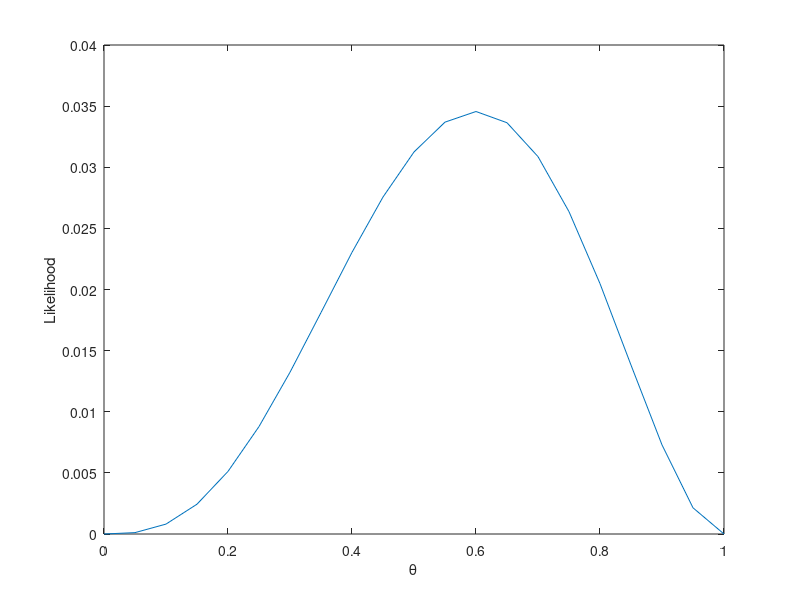
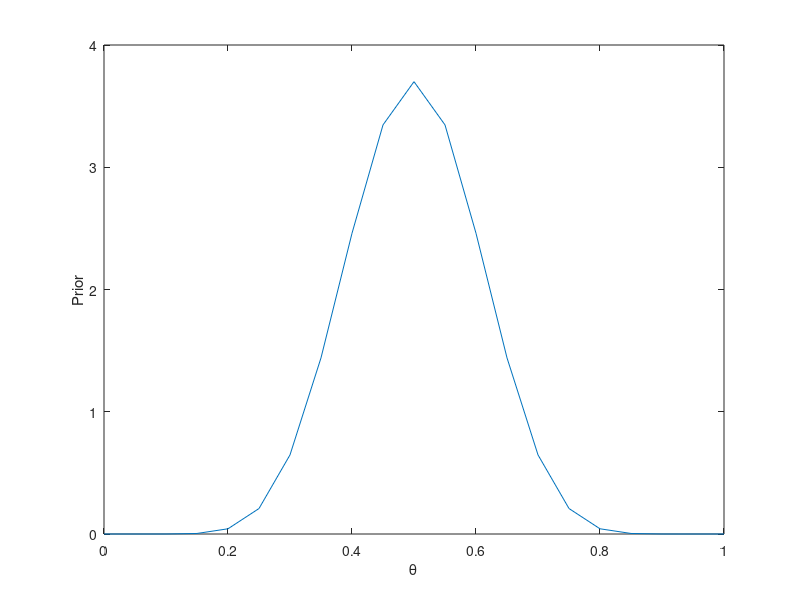
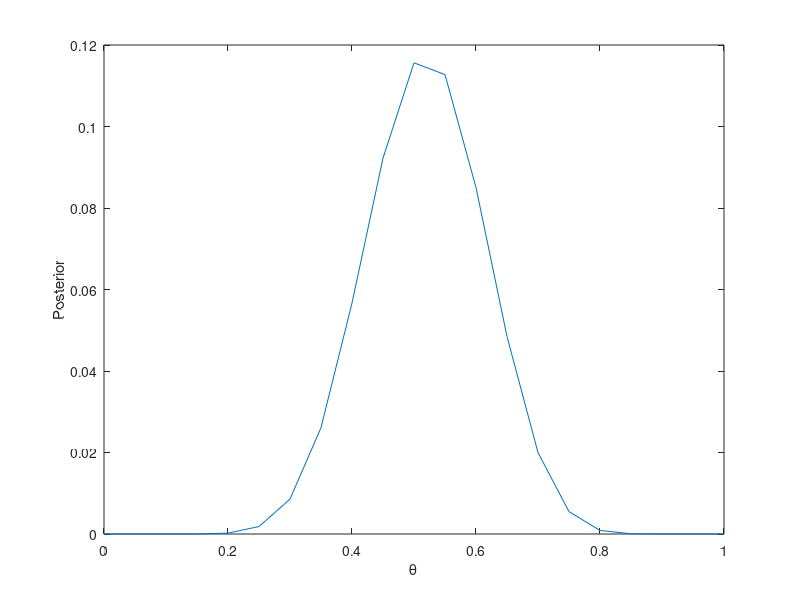

The MATLAB source for these figures, in order:
%% Q1

clear all; clc; close all;

%% Consider all possible hypotheses

% define possible theta values for hypothesis
theta = 0:0.05:1;

%% Compute the likelihood term P(D|h) for each possible hypothesis
% define data
Nh = 3; % arbitrary, based on lecture
Nt = 2; 

% define likelihood
likelihood = (theta.^Nh).*((1-theta).^Nt);

% display the array of theta and corresponding likelhood values
[theta' likelihood'];

% plot the likelihood as a function of theta
figure('Name','likelihood');
plot(theta, likelihood);
xlabel('\theta'); ylabel('Likelihood');


% MLE estimation
[MaxL, MaxID] = max(likelihood);

% display the MLE estimate
disp('MLE estimate: theta =');
MLEest = theta(MaxID);
disp(MLEest);

%% Compute the prior distribution P(h) for each possible hypothesis
% define parameters for priors
Vh = 10;
Vt = 10; 
aval = Vh+1;
bval = Vt+1;

% compute the prior distribution
prior = ((theta.^(aval-1)).*((1-theta).^(bval-1)))/beta(aval,bval);

% plot the prior distribution
figure('Name','Prior');
plot(theta, prior); 
xlabel('\theta'); ylabel('Prior');
sum(prior*0.05); %sanity check, should == 1.00


%% Q1 - Estimate maximum a posteriori (MAP)

% compute the posterior distribution P(h|D) by combining likelihood and prior
post = likelihood.*prior;
[MaxP, MaxID] = max(post);

% MAP estimate
disp('MAP estimate: theta =');
MAPest = theta(MaxID);
disp(MAPest);

% plot
figure('Name','Posterior');
plot(theta, post); 
xlabel('\theta'); ylabel('Posterior');

